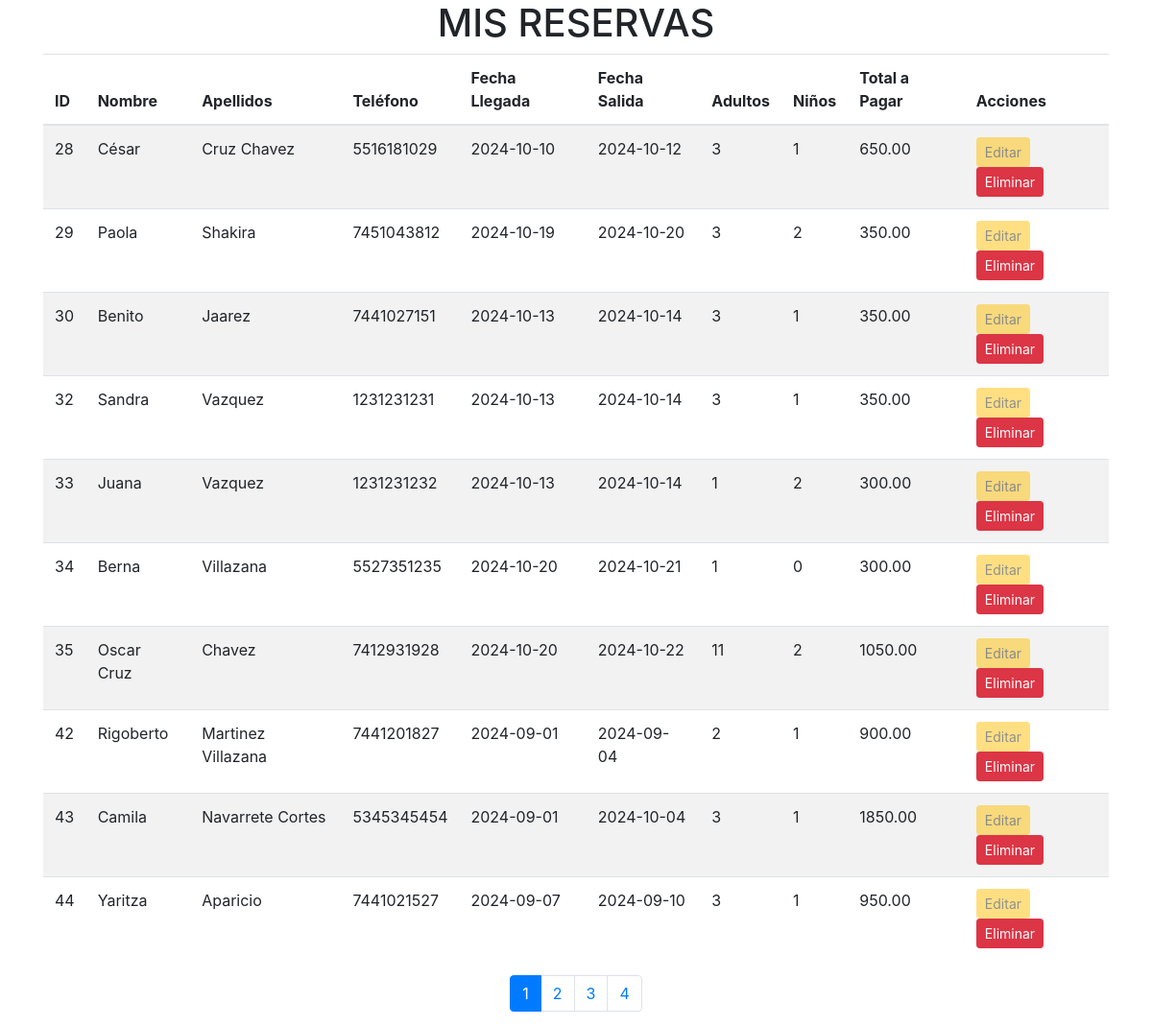
The page /usuarios/admin/reservas.php on the database its author committed.
### tables this page shows
CREATE TABLE `reservas` (
  `id` int(11) NOT NULL,
  `id_cliente` int(11) DEFAULT NULL,
  `id_habitacion` int(11) DEFAULT NULL,
  `fecha_llegada` date DEFAULT NULL,
  `fecha_salida` date DEFAULT NULL,
  `total_adultos` int(11) DEFAULT NULL,
  `total_ninos` int(11) DEFAULT NULL,
  `total_pagar` decimal(10,2) DEFAULT NULL
);

CREATE TABLE `cliente` (
  `id` int(11) NOT NULL,
  `nombre` varchar(100) DEFAULT NULL,
  `apellidos` varchar(100) DEFAULT NULL,
  `telefono` varchar(15) DEFAULT NULL
);

### usuarios/admin/reservas.php (the view, shortened to what this page needs)
<?php
include("../../database/conexion.php");
function obtenerTodasLasReservas() {
    global $conexion;
    try {
        $consulta = "
            SELECT
                r.id AS reserva_id,
                c.id AS cliente_id,
                c.nombre AS cliente_nombre,
                c.apellidos AS cliente_apellidos,
                c.telefono AS cliente_telefono,
                r.fecha_llegada,
                r.fecha_salida,
                r.total_adultos,
                r.total_ninos,
                r.total_pagar
            FROM
                reservas r
            JOIN
                cliente c ON r.id_cliente = c.id
        ";
        $stmt = $conexion->query($consulta);
        return $stmt->fetchAll(PDO::FETCH_ASSOC);
    } catch (PDOException $e) {
        echo 'Error al obtener reservas: ' . $e->getMessage();
        return array();
    }
}
$registrosPorPagina = 10;
$totalRegistros = count(obtenerTodasLasReservas());
$totalPaginas = ceil($totalRegistros / $registrosPorPagina);
$paginaActual = isset($_GET['pagina']) ? (int)$_GET['pagina'] : 1;
$indiceInicial = ($paginaActual - 1) * $registrosPorPagina;
$reservas = obtenerTodasLasReservas();
$reservasPaginadas = array_slice($reservas, $indiceInicial, $registrosPorPagina);
$currentDate = date('Y-m-d');
?>
<!DOCTYPE html>
<html lang="es">
<head>
    <link href="https://maxcdn.bootstrapcdn.com/bootstrap/4.5.2/css/bootstrap.min.css" rel="stylesheet">
</head>
<body>
    <div class="container">
        <h1 class="text-center">MIS RESERVAS</h1>
        <div class="table-responsive">
            <table class="table table-striped">
                <thead>
                    <tr>
                        <th>ID</th>
                        <th>Nombre</th>
                        <th>Apellidos</th>
                        <th>Teléfono</th>
                        <th>Fecha Llegada</th>
                        <th>Fecha Salida</th>
                        <th>Adultos</th>
                        <th>Niños</th>
                        <th>Total a Pagar</th>
                        <th>Acciones</th>
                    </tr>
                </thead>
                <tbody>
                    <?php foreach ($reservasPaginadas as $reserva): ?>
                        <tr>
                            <td><?php echo $reserva['reserva_id']; ?></td>
                            <td><?php echo $reserva['cliente_nombre']; ?></td>
                            <td><?php echo $reserva['cliente_apellidos']; ?></td>
                            <td><?php echo $reserva['cliente_telefono']; ?></td>
                            <td><?php echo $reserva['fecha_llegada']; ?></td>
                            <td><?php echo $reserva['fecha_salida']; ?></td>
                            <td><?php echo $reserva['total_adultos']; ?></td>
                            <td><?php echo $reserva['total_ninos']; ?></td>
                            <td><?php echo $reserva['total_pagar']; ?></td>
                            <td>
                                <?php if ($reserva['fecha_llegada'] < $currentDate): ?>
                                    <a href="#" class="btn btn-warning btn-sm disabled-button">Editar</a>
                                <?php else: ?>
                                    <a href="./editar_reserva.php?id=<?php echo $reserva['reserva_id']; ?>" class="btn btn-warning btn-sm">Editar</a>
                                <?php endif; ?>
                                <a href="reservas.php?eliminar=<?php echo $reserva['reserva_id']; ?>" class="btn btn-danger btn-sm" onclick="return confirm('¿Estás seguro de que quieres eliminar esta reserva y cliente?');">Eliminar</a>
                            </td>
                        </tr>
                    <?php endforeach; ?>
                </tbody>
            </table>
        </div>
        <nav>
            <ul class="pagination justify-content-center">
                <?php for ($i = 1; $i <= $totalPaginas; $i++): ?>
                    <li class="page-item <?php echo ($i == $paginaActual) ? 'active' : ''; ?>">
                        <a class="page-link" href="javascript:void(0);" onclick="loadContent('reservas.php?pagina=<?php echo $i; ?>')"><?php echo $i; ?></a>
                    </li>
                <?php endfor; ?>
            </ul>
        </nav>
    </div>
</body>
</html>

### usuarios/admin/reservas.php (style rules this page uses)
.disabled-button { opacity: 0.5; pointer-events: none; }

### rows shown on the page
reservas: id "28", id_cliente.nombre "César", id_cliente.apellidos "Cruz Chavez", id_cliente.telefono "5516181029", fecha_llegada "2024-10-10", fecha_salida "2024-10-12", total_adultos "3", total_ninos "1", total_pagar "650.00", shows "Editar"
reservas: id "29", id_cliente.nombre "Paola", id_cliente.apellidos "Shakira", id_cliente.telefono "7451043812", fecha_llegada "2024-10-19", fecha_salida "2024-10-20", total_adultos "3", total_ninos "2", total_pagar "350.00", shows "Editar"
reservas: id "30", id_cliente.nombre "Benito", id_cliente.apellidos "Jaarez", id_cliente.telefono "7441027151", fecha_llegada "2024-10-13", fecha_salida "2024-10-14", total_adultos "3", total_ninos "1", total_pagar "350.00", shows "Editar"
reservas: id "32", id_cliente.nombre "Sandra", id_cliente.apellidos "Vazquez", id_cliente.telefono "1231231231", fecha_llegada "2024-10-13", fecha_salida "2024-10-14", total_adultos "3", total_ninos "1", total_pagar "350.00", shows "Editar"
reservas: id "33", id_cliente.nombre "Juana", id_cliente.apellidos "Vazquez", id_cliente.telefono "1231231232", fecha_llegada "2024-10-13", fecha_salida "2024-10-14", total_adultos "1", total_ninos "2", total_pagar "300.00", shows "Editar"
reservas: id "34", id_cliente.nombre "Berna", id_cliente.apellidos "Villazana", id_cliente.telefono "5527351235", fecha_llegada "2024-10-20", fecha_salida "2024-10-21", total_adultos "1", total_ninos "0", total_pagar "300.00", shows "Editar"
reservas: id "35", id_cliente.nombre "Oscar Cruz", id_cliente.apellidos "Chavez", id_cliente.telefono "7412931928", fecha_llegada "2024-10-20", fecha_salida "2024-10-22", total_adultos "11", total_ninos "2", total_pagar "1050.00", shows "Editar"
reservas: id "42", id_cliente.nombre "Rigoberto", id_cliente.apellidos "Martinez Villazana", id_cliente.telefono "7441201827", fecha_llegada "2024-09-01", fecha_salida "2024-09-04", total_adultos "2", total_ninos "1", total_pagar "900.00", shows "Editar"
reservas: id "43", id_cliente.nombre "Camila", id_cliente.apellidos "Navarrete Cortes", id_cliente.telefono "5345345454", fecha_llegada "2024-09-01", fecha_salida "2024-10-04", total_adultos "3", total_ninos "1", total_pagar "1850.00", shows "Editar"
reservas: id "44", id_cliente.nombre "Yaritza", id_cliente.apellidos "Aparicio", id_cliente.telefono "7441021527", fecha_llegada "2024-09-07", fecha_salida "2024-09-10", total_adultos "3", total_ninos "1", total_pagar "950.00", shows "Editar"
